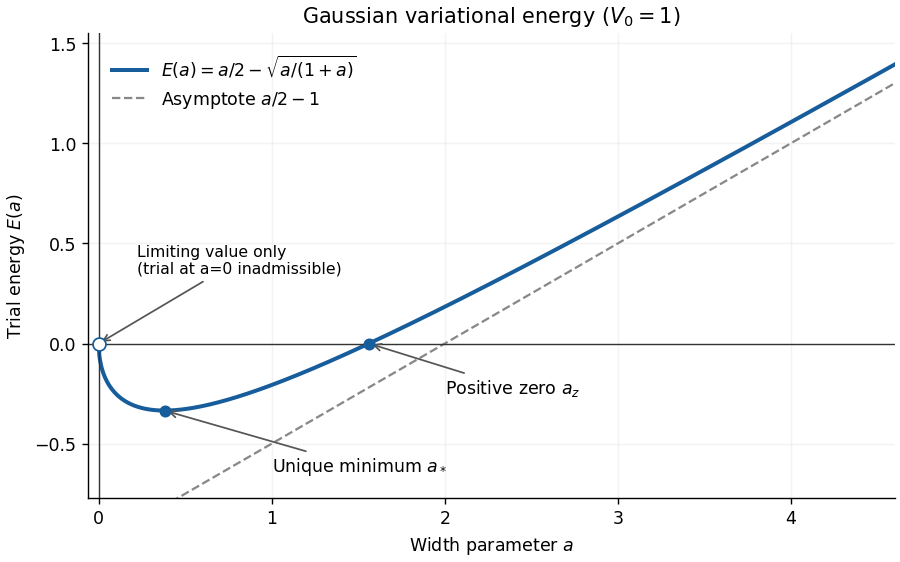

Reproduce this figure in Python.
"""Plot Q10's trial energy; tested with Python 3.14.4 and pyproject.toml deps.

Run from any directory. The PNG is written to the current working directory.
"""

from pathlib import Path

import matplotlib

matplotlib.use("Agg")
import matplotlib.pyplot as plt
import numpy as np


def main():
    # V0=1 illustrates the shape proved for every positive well depth.
    well_depth = 1.0
    lower, upper = 0.0, 2.0
    for _ in range(70):
        midpoint = (lower + upper) / 2
        if midpoint * (1 + midpoint) ** 3 < well_depth**2:
            lower = midpoint
        else:
            upper = midpoint
    minimum = (lower + upper) / 2
    zero = (np.sqrt(1 + 16 * well_depth**2) - 1) / 2

    def energy(a):
        return a / 2 - well_depth * np.sqrt(a / (1 + a))

    a = np.linspace(0, 4.6, 1300)
    fig, ax = plt.subplots(figsize=(7.2, 4.5), layout="constrained")
    fig.set_facecolor("white")
    ax.set_facecolor("white")
    ax.plot(a, energy(a), color="#175d9c", lw=2.3, label=r"$E(a)=a/2-\sqrt{a/(1+a)}$")
    ax.plot(a, a / 2 - well_depth, "--", color="#888888", lw=1.3, label=r"Asymptote $a/2-1$")
    ax.axhline(0, color="#333333", lw=0.8)
    ax.axvline(0, color="#333333", lw=0.8)
    ax.scatter([0], [0], s=55, facecolors="white", edgecolors="#175d9c", zorder=5)
    ax.scatter([minimum, zero], [energy(minimum), 0], s=35, color="#175d9c", zorder=5)
    ax.annotate("Limiting value only\n(trial at a=0 inadmissible)", xy=(0, 0), xytext=(0.22, 0.35), fontsize=9, arrowprops={"arrowstyle": "->", "color": "#555555"})
    ax.annotate(r"Unique minimum $a_*$", xy=(minimum, energy(minimum)), xytext=(1.0, -0.64), fontsize=10, arrowprops={"arrowstyle": "->", "color": "#555555"})
    ax.annotate(r"Positive zero $a_z$", xy=(zero, 0), xytext=(2.0, -0.25), fontsize=10, arrowprops={"arrowstyle": "->", "color": "#555555"})
    ax.set(xlim=(-0.06, 4.6), ylim=(-0.77, 1.55), xlabel=r"Width parameter $a$", ylabel=r"Trial energy $E(a)$", title=r"Gaussian variational energy ($V_0=1$)")
    ax.spines[["top", "right"]].set_visible(False)
    ax.grid(alpha=0.15)
    ax.legend(loc="upper left", frameon=False, bbox_to_anchor=(0.01, 0.99), fontsize=10)
    fig.savefig(Path.cwd() / Path(__file__).with_suffix(".png").name, dpi=125, facecolor="white")
    plt.close(fig)


if __name__ == "__main__":
    main()
